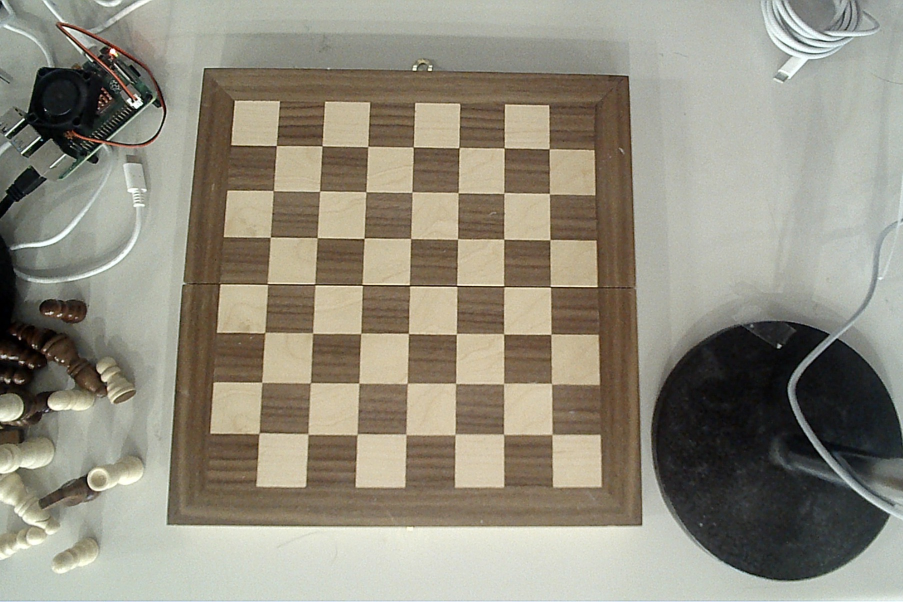
#> input picture piece_detector/dummy_input/empty1.jpg, 1806 x 1204 px (shown at 1/2 size)
$ jupyter execute zoom.ipynb
#> lines starting #> are read from the running program, lines starting #| are printed output that depends on the picture; after the words box and inside, x2 and y2 are one past the last pixel; in counts of white or black regions, pixels touching at a corner belong together; long printed decimals are rounded
[cell 1]
import cv2 as cv
from matplotlib import pyplot as plt
import os
import copy
import scipy.signal
import numpy as np
import imutils

[cell 2]
#Global var
input_dir = "../dummy_input"

[cell 3]
#Classes
class Board:
    cap = None
    boxes = {}
    directory = "output/board"
    k = 7
    # translation = {"A": "H", "H": "A", "B": "G", "G": "B", "C": "F", "F": "C", "D": "E", "E": "D"}

    def __init__(self, cam=0, bypass=None):
        print("---\n")
        # self.cap = cv.VideoCapture(cam)
        # self.cap.set(3, 1920)
        # self.cap.set(4, 1080)
        if not os.path.isdir(self.directory):
            os.makedirs(self.directory)
        self.boxes = self.calibrate(bypass)
        print("\n---")
        return

    def sortChessBoardCorners(self, corners):
        k = self.k
        sorted_points = []

        #Find point furthest from origin
        top = -1
        pos = -1
        for index, point in enumerate(corners):
            x,y = point[0]
            if(x**2+y**2>top):
                top = x**2+y**2
                pos = index
        furthest = corners[pos]

        corners = corners.squeeze()
        #Update coordinate system
        corners = furthest - corners

        #Sort by x
        temp = np.array(sorted(corners, key=lambda tup: tup[0]))

        for col in range(k):
            s = temp[col*k:col*k+k]
            sorted_points.extend(sorted(s, key=lambda tup: tup[1]))
        sorted_points = np.array(sorted_points)

        #Revert coordinate system
        sorted_points = furthest - sorted_points
        return sorted_points

    def extrapolateColoumn(self, sorted_points):
        k = self.k
        sorted_points = list(sorted_points)
        sorted_points_copy = []
        for col in range(k):
            column = sorted_points[col * k:(col + 1) * k]

            p1 = column[0]
            p2 = column[1]

            p3 = column[-1]
            p4 = column[-2]

            distances = (p1[0] - p2[0], abs(p1[1] - p2[1]))
            new_p1 = [p1[0] + distances[0], p1[1] + distances[1]]
            column.insert(0, new_p1)

            distances = (p3[0] - p4[0], abs(p3[1] - p4[1]))
            new_p1 = [p3[0] + distances[0], p3[1] - distances[1]]
            column.append(new_p1)

            sorted_points_copy.extend(column)

        # Visualizing
        temp = cv.imread(self.directory+"/cap.jpg")
        temp = cv.cvtColor(temp, cv.COLOR_BGR2RGB)
        for corner in sorted_points_copy:
            coord = (int(corner[0]), int(corner[1]))
            cv.circle(temp, center=coord, radius=5, color=(0, 255, 0), thickness=5)
        plt.imsave(self.directory+"/extrapolated_coloumn.jpg", temp)

        print("coloumn extrapolated")
        return sorted_points_copy

    def extrapolateRow(self, sorted_points):
        newPoints = []
        column1 = sorted_points[0:9]
        column2 = sorted_points[9:18]

        column3 = sorted_points[45:54]
        column4 = sorted_points[54:63]

        column_first = []
        column_last = []

        for i in range(9):
            p1 = column1[i]
            p2 = column2[i]

            p3 = column3[i]
            p4 = column4[i]

            distances = (abs(p1[0] - p2[0]), p1[1] - p2[1])
            new_p1 = [p1[0] + distances[0], p1[1] + distances[1]]

            newPoints.append(new_p1)
            column_first.append(new_p1)

            distances = (abs(p3[0] - p4[0]), p4[1] - p3[1])
            new_p1 = [p4[0] - distances[0], p4[1] + distances[1]]

            newPoints.append(new_p1)
            column_last.append(new_p1)

        column_first.extend(sorted_points)
        column_first.extend(column_last)

        # Visualizing
        temp = cv.imread(self.directory+"/cap.jpg")
        temp = cv.cvtColor(temp, cv.COLOR_BGR2RGB)
        for corner in column_first:
            coord = (int(corner[0]), int(corner[1]))
            cv.circle(temp, center=coord, radius=5, color=(0, 0, 255), thickness=5)
        plt.imsave(self.directory+"/extrapolated_row.jpg", temp)

        print("row extrapolated")
        return column_first

    def getChessboardCorners(self,):
        binary_cvt = BinaryConverter()
        img = binary_cvt.convert(self.directory+"/cap.jpg") * 255
        plt.imsave(self.directory+"/bin.jpg", img)
        ret, corners = cv.findChessboardCorners(img, (7, 7),
                                                flags=cv.CALIB_CB_ADAPTIVE_THRESH + cv.CALIB_CB_FAST_CHECK + cv.CALIB_CB_NORMALIZE_IMAGE)

        #Visualizing dotted corners
        temp = cv.imread(self.directory+"/cap.jpg")
        temp = cv.cvtColor(temp, cv.COLOR_BGR2RGB)
        if ret:
            for corner in corners:
                coord = (int(corner[0][0]), int(corner[0][1]))
                cv.circle(temp, center=coord, radius=5, color=(255, 0, 0), thickness=5)
        else:
            raise Exception("No chessboard found")
        plt.imsave(self.directory+"/dotted.jpg", temp)
        print("corners found")
        return corners

    def getCornerBoxes(self, points):
        boxes = {}
        c = ord('A') - 1
        for col in range(8):
            c += 1
            for row in range(8):
                boxes[chr(c) + str(row + 1)] = (points[col * 9 + 1 + 9 + row], points[col * 9 + 1 + row],
                                                points[col * 9 + 9 + row], points[col * 9 + row])
        return boxes

    def calibrate(self, bypass=None):
        print("Calibration starting...")
        boxes = {}

        frame = None
        if(bypass==None):
            _, frame = self.cap.read()
        else:
            frame = cv.imread(bypass)
        cv.imwrite(self.directory+"/cap.jpg", frame)

        #Corners points processing
        corners = self.getChessboardCorners()
        sorted_points = self.sortChessBoardCorners(copy.deepcopy(corners))
        points = self.extrapolateColoumn(sorted_points)
        points = self.extrapolateRow(points)
        boxes = self.getCornerBoxes(points) # Getting chessboard corners boxes (coordinate points)

        print("Done. You can check the results at: "+self.directory)
        return boxes


class BinaryConverter():
    def topkindex(self, arr, k):
        temp = []
        n = len(arr)
        if(n >= k):
            for i in range(n):
                temp.append((arr[i], i))
            temp = sorted(temp, reverse=True)[:k]
            return [x[1] for x in temp]
        return temp

    def convert(self,img_path):
        img = cv.imread(img_path, cv.IMREAD_GRAYSCALE)

        #Get buckets
        bucket = [0 for _ in range(255+1)]

        row, col = img.shape
        for i in range(row):
            for j in range(col):
                bucket[img[i][j]]+=1

        #Get Treshold
        yhat = scipy.signal.savgol_filter(bucket, 100, 3) # Approximating: window size 51, polynomial order 3
        peaks = scipy.signal.find_peaks(yhat)[0] #Returns x values

        #Getting the actual values of the peaks
        peak_y = []
        for p in peaks:
            peak_y.append(yhat[p])

        #Getting the bounds for the through
        indices = self.topkindex(peak_y, 2) #Find top 2 peaks
        bounds = [x for index, x in enumerate(peaks) if index in indices]

        lower_bound, upper_bound = min(bounds), max(bounds)

        #Find pixel with the lowest value
        treshold = (lower_bound, yhat[lower_bound])
        for i in range(lower_bound, upper_bound):
            val = yhat[i]
            if val<treshold[1]:
                treshold=(i, val)

        #Apply treshold (Inverted in this case)
        row, col = img.shape
        for i in range(row):
            for j in range(col):
                if img[i][j]<treshold[0]:
                    img[i][j] = 1
                else:
                    img[i][j] = 0

        return img

[cell 4]
img = cv.imread(input_dir+"/empty1.jpg")
#> img is the input picture: shape (1204, 1806, 3); mean B, G, R 126.6, 141.2, 145.6
plt.imshow(img)
board = Board(bypass=input_dir+"/empty1.jpg")
#> in convert, `img = cv.imread(img_path, cv.IMREAD_GRAYSCALE)`:
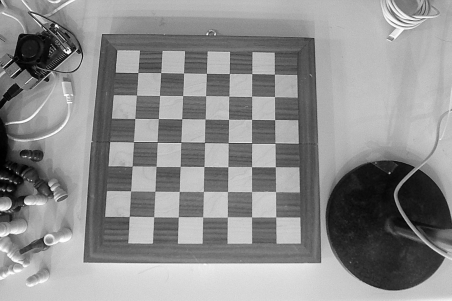
#> img: shape (1204, 1806) (shown at 1/4 size); min 0, max 255, mean 140.8
#> after the loop in convert, `for i in range(row):`:
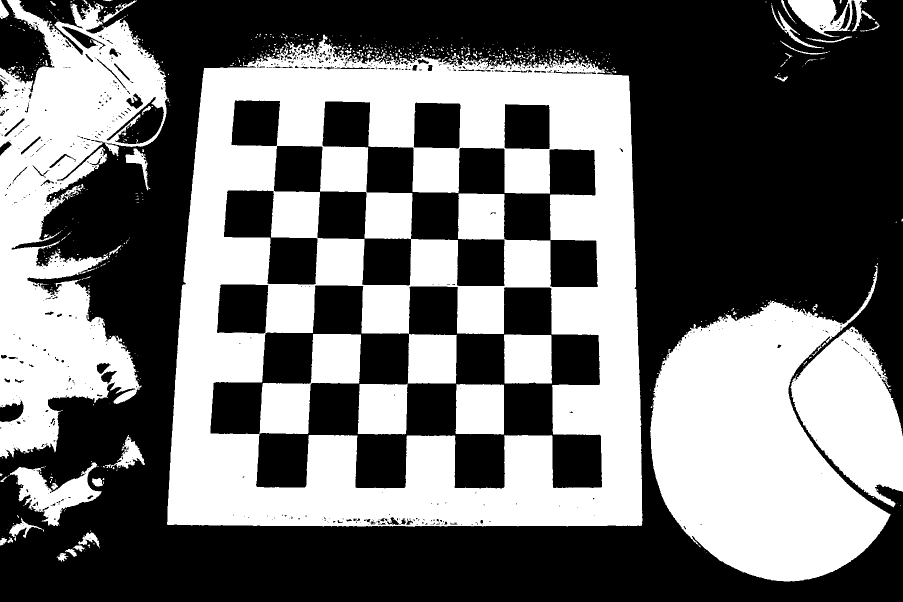
#> img: shape (1204, 1806) (shown at 1/2 size); values 0 (black) and 1 (white), 43.5% white; 735 white regions (654 under 20 px), largest, box (x1, y1, x2, y2) and area: (334, 69, 1285, 1054) 488200, (1300, 531, 1781, 1163) 168243, (0, 0, 340, 917) 155132
#> in getChessboardCorners, `plt.imsave(self.directory+"/bin.jpg", img)`:
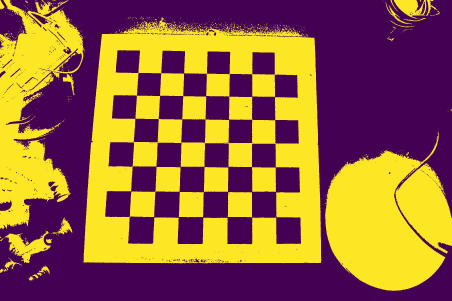
#> saved as bin.jpg: shape (1204, 1806, 3) (shown at 1/4 size); mean R, G, B 148.2, 100.2, 62.8
#> in getChessboardCorners, `ret, corners = cv.findChessboardCorners(img, (7, 7), flags=cv.CALIB_CB..`: ret = True; corners = 49 rows, first 8: [553.2, 291.2], [645.3, 291.7], [735.5, 293.3], [826.8, 294.9], [918.1, 295.3], [1009.3, 295.7], [1099.1, 298.4], [547.1, 381.4]
#> the loop in getChessboardCorners, `for corner in corners:` made 49 passes
#> (corner, coord) on passes 1 to 8: ([[553.2, 291.2]], (553, 291)), ([[645.3, 291.7]], (645, 291)), ([[735.5, 293.3]], (735, 293)), ([[826.8, 294.9]], (826, 294)), ([[918.1, 295.3]], (918, 295)), ([[1009.3, 295.7]], (1009, 295)), ([[1099.1, 298.4]], (1099, 298)), ([[547.1, 381.4]], (547, 381))
#> after the loop in getChessboardCorners, `for corner in corners:`:
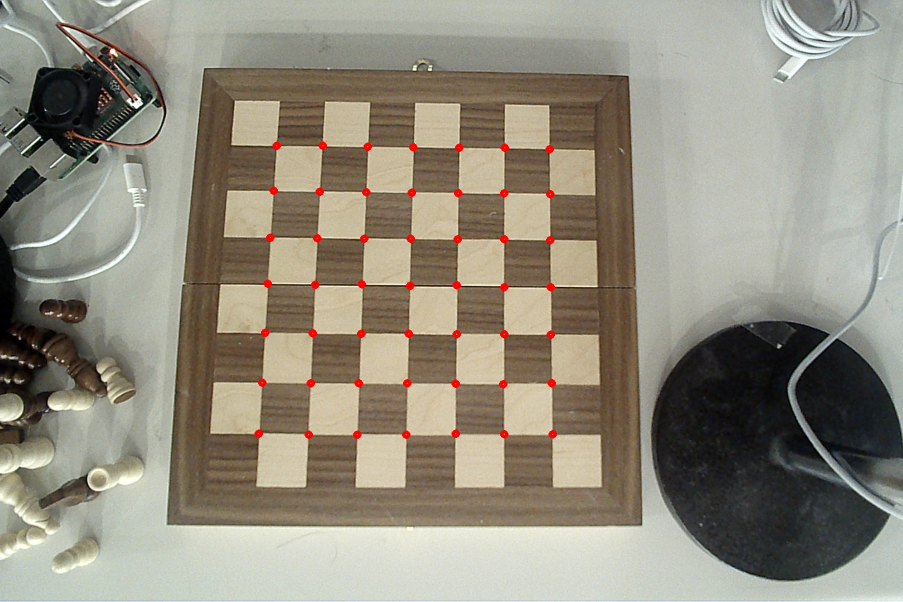
#> temp: shape (1204, 1806, 3) (shown at 1/2 size); mean R, G, B 146, 140.5, 126.1
#> the loop in sortChessBoardCorners, `for index, point in enumerate(corners):` made 49 passes
#> (x, y, top) on passes 1, 2, 3, 4, 5, 6, 7, 14: (553.2, 291.2, 390869), (645.3, 291.7, 501505.7), (735.5, 293.3, 626929.5), (826.8, 294.9, 770500.4), (918.1, 295.3, 930172.2), (1009.3, 295.7, 1106116.5), (1099.1, 298.4, 1297113.2), (1100, 388.3, 1360798.3)
#> after the loop in sortChessBoardCorners, `for index, point in enumerate(corners):`: pos = 48; top = 1976412
#> in sortChessBoardCorners, `furthest = corners[pos]`: furthest = [[1105.5, 868.5]]
#> in sortChessBoardCorners, `corners = corners.squeeze()`: corners = 49 pairs, first value 517.7 to 1105.5, second value 291.2 to 869.7
#> in sortChessBoardCorners, `corners = furthest - corners`: corners = 49 pairs, first value 0 to 587.8, second value -1.19 to 577.3
#> in sortChessBoardCorners, `temp = np.array(sorted(corners, key=lambda tup: tup[0]))`: temp has the same summary as corners
#> after the loop in sortChessBoardCorners, `for col in range(k):`: sorted_points has the same summary as corners
#> in sortChessBoardCorners, `sorted_points = furthest - sorted_points`: sorted_points = 49 pairs, first value 517.7 to 1105.5, second value 291.2 to 869.7
#> the loop in extrapolateColoumn, `for col in range(k):` made 7 passes
#> (p1, p2, p3, p4) on passes 1 to 4: ([1105.5, 868.5], [1103.4, 766.4], [1099.1, 298.4], [1100, 388.3]), ([1008.3, 868.9], [1006.5, 768.5], [1009.3, 295.7], [1008.5, 386.5]), ([911.4, 867.3], [911.5, 767.2], [918.1, 295.3], [916.5, 386]), ([812, 869.5], [814.4, 766.7], [826.8, 294.9], [823.5, 385.4])
#> after the loop in extrapolateColoumn, `for col in range(k):`: sorted_points_copy = 63 pairs, first value 510.7 to 1107.6, second value 200.4 to 972.7
#> the loop in extrapolateColoumn, `for corner in sorted_points_copy:` made 63 passes
#> (corner, coord) on passes 1 to 8: ([1107.6, 970.6], (1107, 970)), ([1105.5, 868.5], (1105, 868)), ([1103.4, 766.4], (1103, 766)), ([1101.9, 669.4], (1101, 669)), ([1101.5, 574], (1101, 574)), ([1100.5, 480.1], (1100, 480)), ([1100, 388.3], (1100, 388)), ([1099.1, 298.4], (1099, 298))
#> after the loop in extrapolateColoumn, `for corner in sorted_points_copy:`:
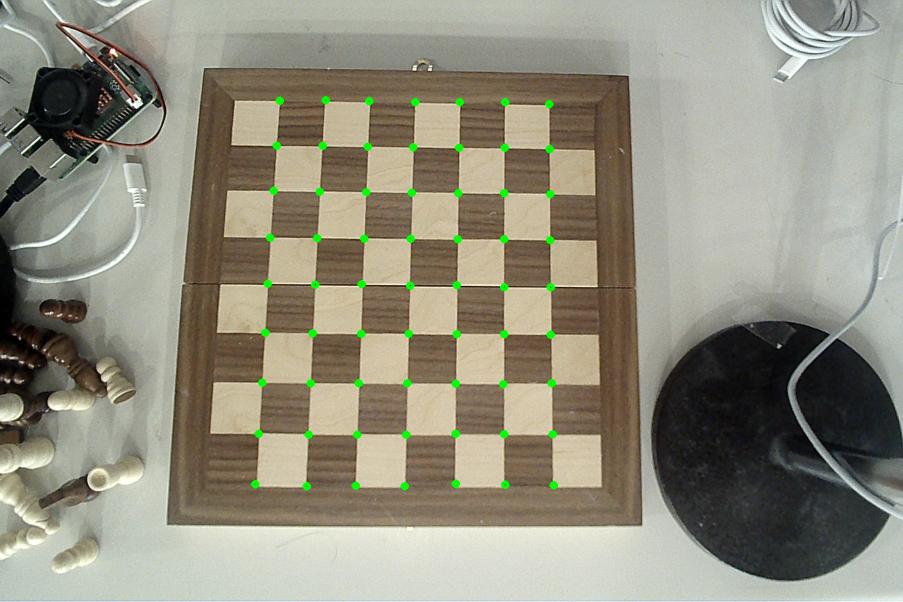
#> temp: shape (1204, 1806, 3) (shown at 1/2 size); mean R, G, B 144.6, 141.9, 126
#> in calibrate, `points = self.extrapolateColoumn(sorted_points)`: points has the same summary as sorted_points_copy in extrapolateColoumn
#> in extrapolateRow, `column1 = sorted_points[0:9]`: column1 = [[1107.6, 970.6], [1105.5, 868.5], [1103.4, 766.4], [1101.9, 669.4], [1101.5, 574], [1100.5, 480.1], [1100, 388.3], [1099.1, 298.4], [1098.2, 208.5]]
#> in extrapolateRow, `column2 = sorted_points[9:18]`: column2 = [[1010.1, 969.4], [1008.3, 868.9], [1006.5, 768.5], [1008.1, 668.4], [1008.7, 574.5], [1008.4, 478.7], [1008.5, 386.5], [1009.3, 295.7], [1010.1, 204.9]]
#> in extrapolateRow, `column3 = sorted_points[45:54]`: column3 = [[613.7, 972.7], [617.4, 869.7], [621.1, 766.7], [625.5, 666.5], [630.5, 569], [634.4, 476.4], [639.5, 383], [645.3, 291.7], [651.1, 200.4]]
#> in extrapolateRow, `column4 = sorted_points[54:63]`: column4 = [[510.7, 968.6], [517.7, 867.2], [524.7, 765.8], [530.2, 665.1], [535.9, 567.3], [540.6, 475.1], [547.1, 381.4], [553.2, 291.2], [559.4, 201.1]]
#> the loop in extrapolateRow, `for i in range(9):` made 9 passes
#> (p1, p2, p3, p4) on passes 1 to 4: ([1107.6, 970.6], [1010.1, 969.4], [613.7, 972.7], [510.7, 968.6]), ([1105.5, 868.5], [1008.3, 868.9], [617.4, 869.7], [517.7, 867.2]), ([1103.4, 766.4], [1006.5, 768.5], [621.1, 766.7], [524.7, 765.8]), ([1101.9, 669.4], [1008.1, 668.4], [625.5, 666.5], [530.2, 665.1])
#> after the loop in extrapolateRow, `for i in range(9):`: column_first = [[1205.1, 971.9], [1202.7, 868.1], [1200.2, 764.3], [1195.7, 670.4], [1194.3, 573.5], [1192.5, 481.5], [1191.5, 390.2], [1188.9, 301.2], [1186.4, 212.2]]; column_last = [[407.7, 964.4], [418, 864.6], [428.4, 764.8], [434.9, 663.7], [441.2, 565.6], [446.8, 473.9], [454.6, 379.8], [461.1, 290.8], [467.6, 201.8]]; newPoints = 18 items, first 6: [1205.1, 971.9], [407.7, 964.4], [1202.7, 868.1], [418, 864.6], [1200.2, 764.3], [428.4, 764.8]
#> the loop in extrapolateRow, `for corner in column_first:` made 81 passes
#> (corner, coord) on passes 1 to 8: ([1205.1, 971.9], (1205, 971)), ([1202.7, 868.1], (1202, 868)), ([1200.2, 764.3], (1200, 764)), ([1195.7, 670.4], (1195, 670)), ([1194.3, 573.5], (1194, 573)), ([1192.5, 481.5], (1192, 481)), ([1191.5, 390.2], (1191, 390)), ([1188.9, 301.2], (1188, 301))
#> after the loop in extrapolateRow, `for corner in column_first:`:
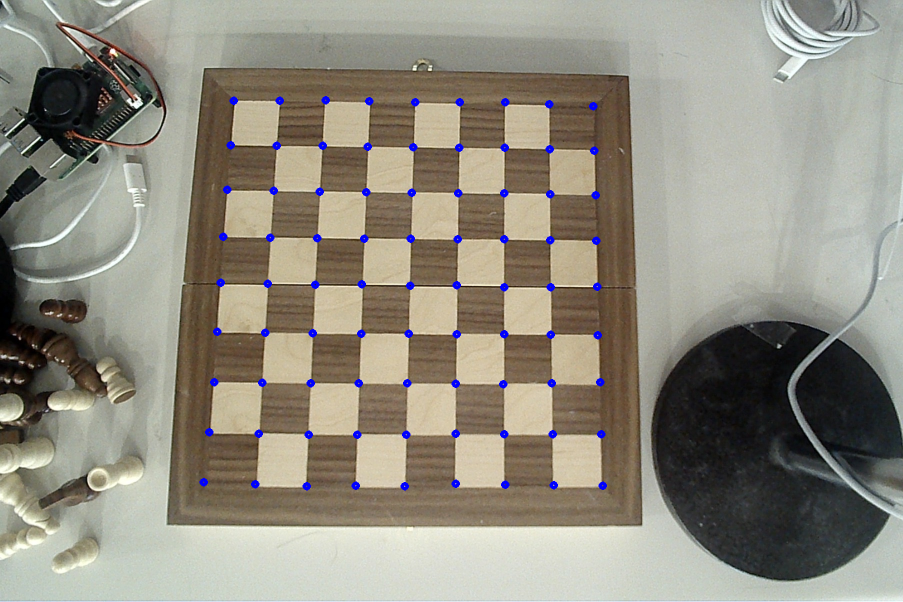
#> temp: shape (1204, 1806, 3) (shown at 1/2 size); mean R, G, B 144.4, 140.2, 127.8
#> in calibrate, `points = self.extrapolateRow(points)`: points = 81 pairs, first value 407.7 to 1205.1, second value 200.4 to 972.7
#> after the loop in getCornerBoxes, `for col in range(8):`: boxes = 64 items; c = 72
#> in calibrate, `boxes = self.getCornerBoxes(points)`: boxes = 64 items

[cell 5]
temp = cv.cvtColor(cv.imread(input_dir+"/filled1.jpg"), cv.COLOR_BGR2RGB)
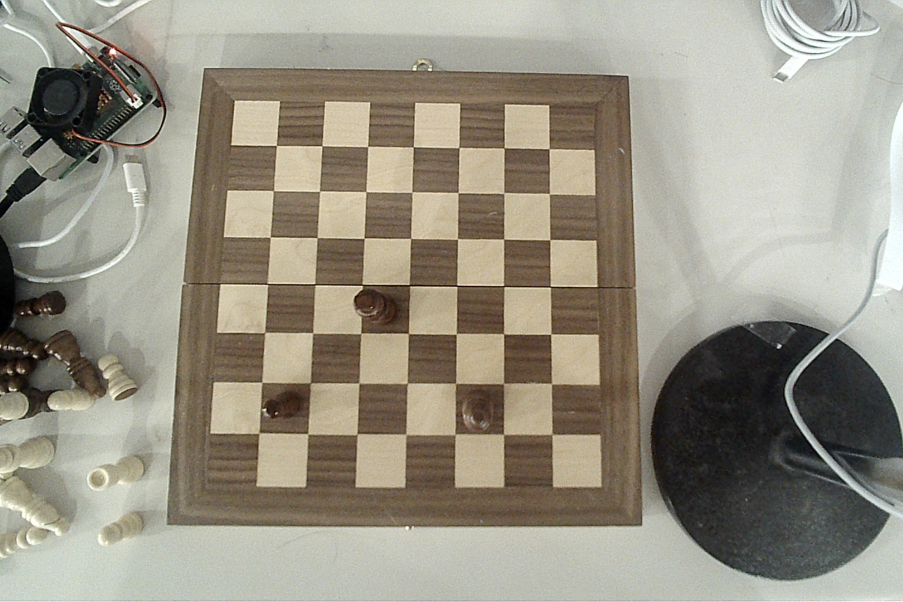
#> input picture piece_detector/dummy_input/filled1.jpg, 1806 x 1204 px (shown at 1/2 size)
boxes = board.boxes
#> boxes = 64 items

points = boxes["C2"]
#> points = ([911.5, 767.2], [1006.5, 768.5], [911.4, 867.3], [1008.3, 868.9])
print(points)
#| (array([911.5266 , 767.222], dtype=float32), array([1006.516,  768.5189 ], dtype=float32), array([911.4235, 867.2679], dtype=float32), array([1008.297,  868.937], dtype=float32))
for point in points:
    x,y = point
    cv.circle(temp,(int(x),int(y)),1,(255,0,0),10)
#> this loop made 4 passes
#> temp: shape (1204, 1806, 3); mean R, G, B 151.3, 146.4, 132.2

plt.imshow(temp)

[cell 6]
def resize(imgs, size=100):
    imgs = list(imgs)
    for i in range(len(imgs)):
        img = imgs[i]
        # imgs[i] = cv.resize(img, (size,size))
        imgs[i] = imutils.resize(img,width=size)
    return np.array(imgs)

[cell 7]
def crop(img, points):
    top_left, top_right, bottom_right, bottom_left = points
    y_lowerbound = int(min(top_left[1], top_right[1]))
    y_upperbound = int(max(bottom_left[1], bottom_right[1]))

    x_upperbound = int(max(top_right[0], bottom_right[0]))
    x_lowerbound = int(min(bottom_left[0], top_left[0]))

    s = max(y_upperbound - y_lowerbound, x_upperbound - x_lowerbound)

    return img[y_lowerbound:y_lowerbound+s, x_lowerbound:x_lowerbound+s]

[cell 8]
temp = cv.cvtColor(cv.imread(input_dir+"/filled1.jpg"), cv.COLOR_BGR2RGB)
boxes = board.boxes
points = boxes["C2"]

temp = crop(temp, points)
#> in crop, `top_left, top_right, bottom_right, bottom_left = points`: top_left = [911.5, 767.2]; top_right = [1006.5, 768.5]; bottom_right = [911.4, 867.3]; bottom_left = [1008.3, 868.9]
#> in crop, `y_lowerbound = int(min(top_left[1], top_right[1]))`: y_lowerbound = 767
#> in crop, `y_upperbound = int(max(bottom_left[1], bottom_right[1]))`: y_upperbound = 868
#> in crop, `x_upperbound = int(max(top_right[0], bottom_right[0]))`: x_upperbound = 1006
#> in crop, `x_lowerbound = int(min(bottom_left[0], top_left[0]))`: x_lowerbound = 911
#> in crop, `s = max(y_upperbound - y_lowerbound, x_upperbound - x_lowerbound)`: s = 101
#> in crop, `return img[y_lowerbound:y_lowerbound+s, x_lowerbound:x_lowerbound+s]`:
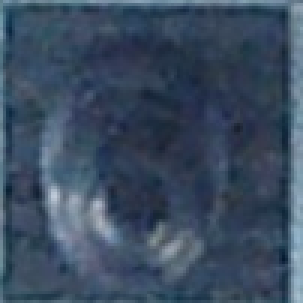
#> returned value: shape (101, 101, 3) (shown 3 times larger); mean of channels 0, 1, 2 96.2, 75.9, 59; drawn as B, G, R
temp = resize([temp], 70)
#> in resize, `imgs = list(imgs)`: imgs = 1 item
#> the loop in resize, `for i in range(len(imgs)):` made 1 pass

plt.imshow(temp[0])
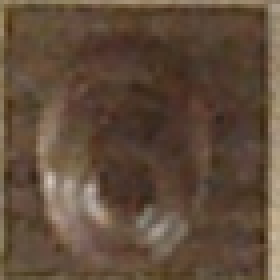
#> shown: shape (70, 70, 3) (shown 4 times larger); mean R, G, B 96.2, 75.9, 59
